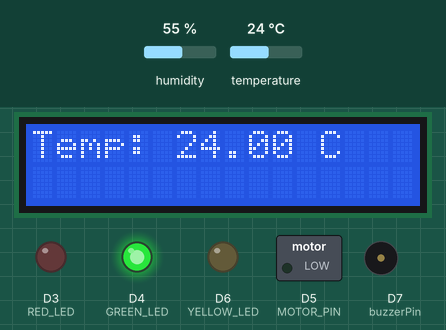
A sketch run on a simulated ESP8266 (NodeMCU). On the bench: 16×2 character LCD, switched loads named in the sketch (green lamp = pin HIGH), output pins drawn as LEDs (lit = HIGH), buzzer (waves = sounding, pin HIGH). Inputs (shaded band) come from the test bench; at power-on: temperature 24 °C, humidity 55 %. WiFi joins after 1.5 s; servers stay silent unless stated; the local clock reads 2024-03-15 10:24:30 at power-on unless the sketch sets it; no MQTT or app messages arrive unless stated; what the sketch prints to the serial monitor is not drawn.

Above: at 8.2 s.
8.3 s: temperature set to 28 °C
At 10.0 s:
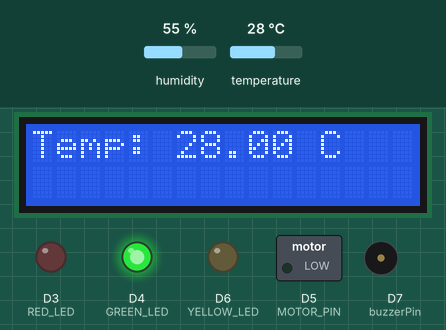
11.0 s: temperature set to 31 °C
At 12.2 s:
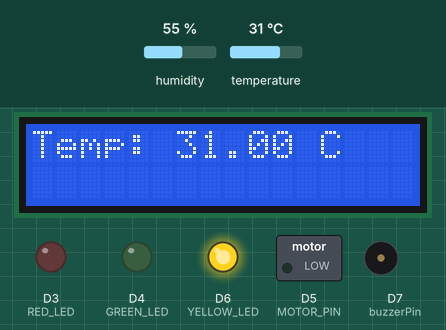
13.7 s: temperature set to 39 °C
At 16.7 s:
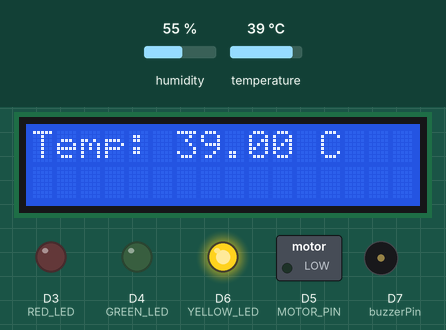
17.2 s: temperature set to 42 °C
At 19.3 s:
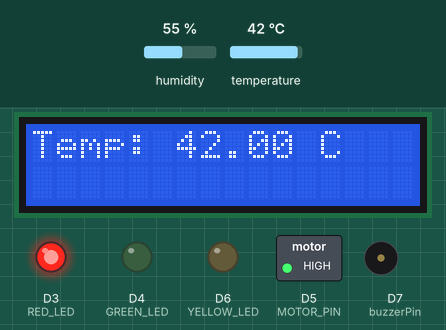
Timing chart, 0 to 24.2 s (numbered marks = the images above; inputs shaded):
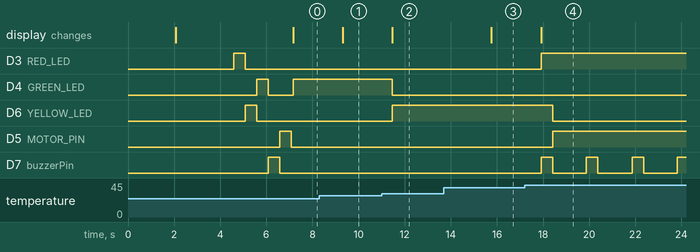

Measured:
- the behaviour switches between 29 and 30 °C on temperature (found by bisection; images 1 and 2)
- the behaviour switches between 40 and 41 °C on temperature (found by bisection; images 3 and 4)
- after the input at 8.3 s, the display: changes after 1.0 s (image 1)
- after the input at 11.0 s, D4 (GREEN_LED): HIGH → LOW after 0.46 s; D6 (YELLOW_LED): LOW → HIGH after 0.46 s; the display: changes after 0.46 s (image 2)
- after the input at 13.7 s, the display: changes after 2.1 s (image 3)
- after the input at 17.2 s, D3 (RED_LED): LOW → HIGH after 0.71 s; D6 (YELLOW_LED): HIGH → LOW after 1.2 s; D5 (MOTOR_PIN): LOW → HIGH after 1.2 s; D7 (buzzerPin): alternates HIGH for 0.50 s and LOW for 1.5 s, starting after 0.71 s; the display: changes after 0.71 s (image 4)

The sketch:

TempTelegramNodeRed.ino
```cpp
#include <LiquidCrystal_I2C.h>
#include <ESP8266WiFi.h>
#include <Wire.h>
#include <UniversalTelegramBot.h>
#include <DHT.h>
#include <WiFiClientSecure.h>
#include <PubSubClient.h>
#include <ESP8266HTTPClient.h>

#define DHTPIN D8
#define DHTTYPE DHT11
#define buzzerPin D7
#define RED_LED D3
#define YELLOW_LED D6
#define GREEN_LED D4
#define MOTOR_PIN D5

const char* ssid = "IoT";
const char* password = "password";

const char* botToken = "6161536747:AAHOaSCa-1NfifG_mL5N01rMMw4T7Kh99Wo";
#define chatId "-4072800075"

const char* mqtt_server = "rabbitmq.youngstorage.in";
const int mqtt_port = 1883;
const char* mqtt_user = "guest";
const char* mqtt_password = "guest";
const char* mqtt_topic1 = "TEMPERATURE";
const char* mqtt_topic2 = "HUMIDITY";
LiquidCrystal_I2C lcd(0x3F, 16, 2);
DHT dht(DHTPIN, DHTTYPE);
X509List cert(TELEGRAM_CERTIFICATE_ROOT);
WiFiClientSecure secured_client;
UniversalTelegramBot bot(botToken, secured_client);

WiFiClient espClient;
PubSubClient client(espClient);

void publishTemperature(float temperature,float humidity) {
  if (client.connect("ESP8266Client", mqtt_user, mqtt_password)) {
    Serial.println("Connected to MQTT broker");
    String payload = String(temperature);
    client.publish(mqtt_topic1, payload.c_str());
    Serial.println("Published temperature to MQTT");
    client.disconnect();
  } else {
    Serial.println("MQTT connection failed");
  }
}

void displayTemperature(float temperature,float humidity) {
  lcd.setCursor(0, 0);
  lcd.print("Temp: ");
  lcd.print(temperature);
  lcd.print(" C");
}

void sendTelegramAlert(float temperature,float humidity) {
  String message = "🛑High temperature alert!🛑 \n ⚡Temperature is " + String(temperature) + "°C♨"+"\n  ♨Humidity is " + String(humidity) + "⚡";
  bot.sendMessage(chatId, String(message), "");
}

void callback(char* topic, byte* payload, unsigned int length) {
  // Handle incoming MQTT messages if needed
}

void setup() {
  Serial.begin(115200);
  lcd.init();
  lcd.clear();
  lcd.backlight();
  WiFi.begin(ssid, password);
  while (WiFi.status() != WL_CONNECTED) {
    delay(1000);
    Serial.println("Connecting to WiFi...");
  }
  Serial.println("Connected to WiFi");
  client.setServer(mqtt_server, mqtt_port);
  client.setCallback(callback);
  dht.begin();
  pinMode(RED_LED, OUTPUT);
  pinMode(YELLOW_LED, OUTPUT);
  pinMode(GREEN_LED, OUTPUT);
  pinMode(MOTOR_PIN, OUTPUT);
  pinMode(buzzerPin, OUTPUT);
  configTime(0, 0, "pool.ntp.org");
  secured_client.setTrustAnchors(&cert);
  lcd.setCursor(0, 0);
  lcd.print("Welcome");
  delay(2500);
  digitalWrite(RED_LED, HIGH);
  delay(500);
  digitalWrite(RED_LED, LOW);
  digitalWrite(YELLOW_LED, HIGH);
  delay(500);
  digitalWrite(YELLOW_LED, LOW);
  digitalWrite(GREEN_LED, HIGH);
  delay(500);
  digitalWrite(GREEN_LED, LOW);
  digitalWrite(buzzerPin, HIGH);
  delay(500);
  digitalWrite(buzzerPin, LOW);
  digitalWrite(MOTOR_PIN, HIGH);
  delay(500);
  digitalWrite(MOTOR_PIN, LOW);
}

void loop() {
  float temperature = dht.readTemperature();
  float humidity = dht.readHumidity();
  Serial.println(temperature);
  if (isnan(temperature) || isnan(humidity)) {
    Serial.println("Failed to read from DHT sensor");
    delay(2000);
    return;
  }
  publishTemperature(temperature,humidity);
  displayTemperature(temperature,humidity);

  if (temperature > 40.0) {
    digitalWrite(RED_LED, HIGH);
    digitalWrite(buzzerPin, HIGH);
    delay(500);
    digitalWrite(buzzerPin, LOW);
    digitalWrite(YELLOW_LED, LOW);
    digitalWrite(GREEN_LED, LOW);
    digitalWrite(MOTOR_PIN, HIGH);
    sendTelegramAlert(temperature,humidity);
    delay(100);
  } else if (temperature >= 30.0 && temperature <= 40.0) {
    digitalWrite(RED_LED, LOW);
    digitalWrite(YELLOW_LED, HIGH);
    digitalWrite(GREEN_LED, LOW);
    digitalWrite(buzzerPin, LOW);
    digitalWrite(MOTOR_PIN, LOW);
  } else {
    digitalWrite(RED_LED, LOW);
    digitalWrite(YELLOW_LED, LOW);
    digitalWrite(buzzerPin, LOW);
    digitalWrite(GREEN_LED, HIGH);
    digitalWrite(MOTOR_PIN, LOW);
  }
  delay(1000);
}
```
